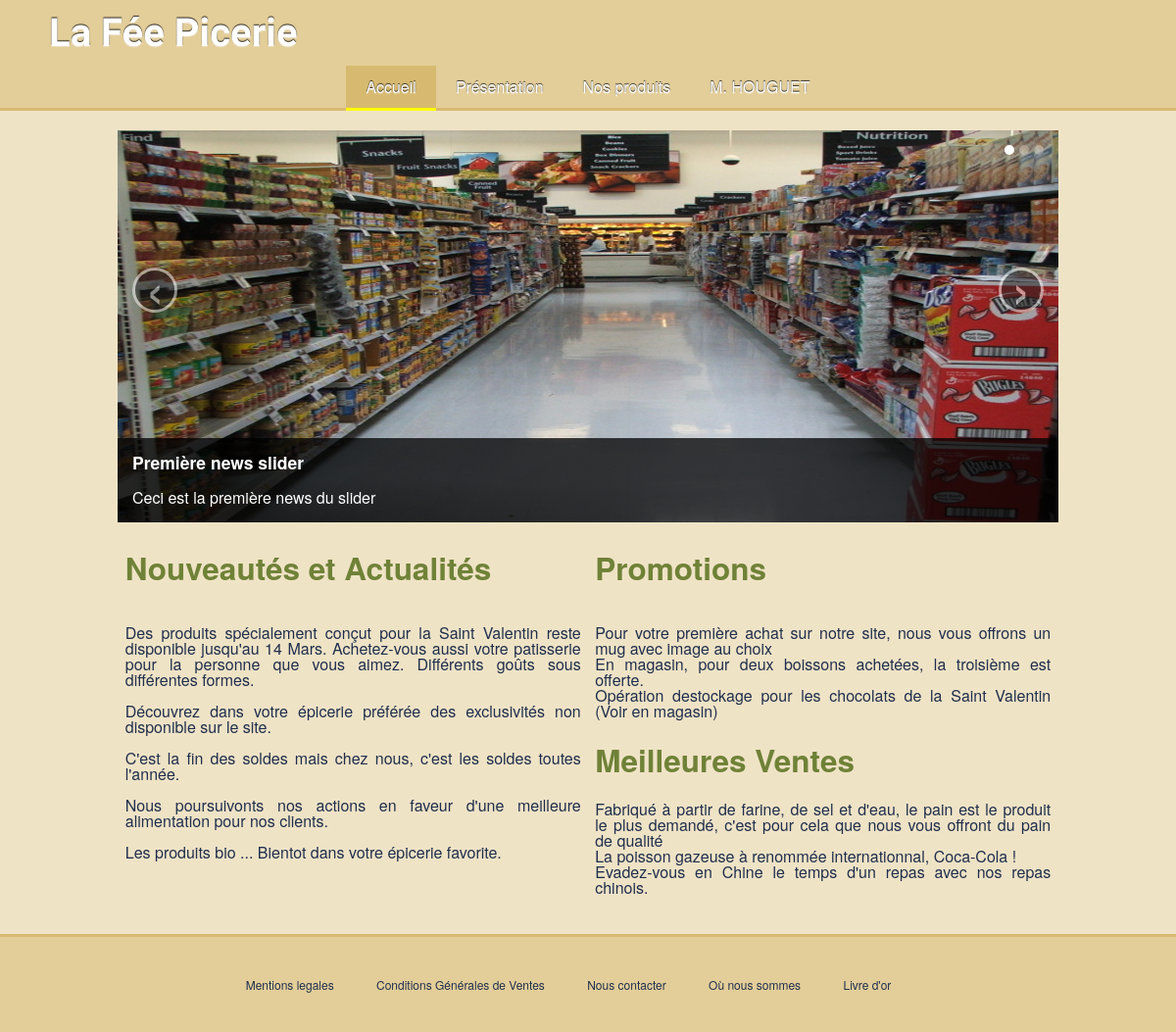
Page /?page=accueil (signed in) on the committed database.
### tables this page shows
CREATE TABLE IF NOT EXISTS `news` (
  `news_id` int(11) NOT NULL AUTO_INCREMENT,
  `news_libelle` varchar(30) NOT NULL,
  `news_content` varchar(255) NOT NULL,
  `news_type` varchar(30) NOT NULL,
  `news_image` varchar(30) NOT NULL,
  PRIMARY KEY (`news_id`)
);

### webroot/index.php (called while the page is built, shortened)
<?php
require ROOT.DS.'controller/globalController.php';
?>

### model/getSlider.php (called while the page is built)
<?php
function getSlider()
{
	global $db;
	$req = $db->query('SELECT * FROM news WHERE news_type = "slider"');
	return $req->fetchAll();
}
 ?>

### view/pages/accueil.php (the view, shortened to what this page needs)
<div id="myCarousel" class="carousel slide">
	  <ol class="carousel-indicators">
	    <li data-target="#myCarousel" data-slide-to="0" class="active"></li>
	    <li data-target="#myCarousel" data-slide-to="1"></li>
	    <li data-target="#myCarousel" data-slide-to="2"></li>
	  </ol>
	  <div class="carousel-inner">
	  	<?php foreach ($slide as $s): ?>
	  		<div class="active item">
		    	<img src="<?php echo 'img/'.$s['news_image'].'.jpg' ?>">
		    	<div class="carousel-caption">
		    		<h4><?php echo $s['news_libelle'] ?></h4>
		    		<p><?php echo $s['news_content'] ?></p>
		    	</div>
	  		</div>
	  	<?php endforeach ?>
	  <a class="carousel-control left" href="#myCarousel" data-slide="prev">&lsaquo;</a>
	  <a class="carousel-control right" href="#myCarousel" data-slide="next">&rsaquo;</a>
	</div>
	<div class="new">
		<h2>Nouveautés et Actualités</h2><br>
			<ul>
				<li>Des produits spécialement conçut pour la Saint Valentin reste disponible jusqu'au 14 Mars. Achetez-vous aussi votre patisserie pour la personne que vous aimez. Différents goûts sous différentes formes.</li> <br>
				<li> Découvrez dans votre épicerie préférée des exclusivités non disponible sur le site.</li> <br>
				<li>C'est la fin des soldes mais chez nous, c'est les soldes toutes l'année.</li> <br>
				<li>Nous poursuivonts nos actions en faveur d'une meilleure alimentation pour nos clients.</li><br>
				<li>Les produits bio ... Bientot dans votre épicerie favorite.</li> <br>
			</ul>
	</div>
	<div class="section">
		<div class="promo">
			<h2>Promotions</h2><br>
				<ul>
					<li> Pour votre première achat sur notre site, nous vous offrons un mug avec image au choix </li>
					<li> En magasin, pour deux boissons achetées, la troisième est offerte.</li>
					<li> Opération destockage pour les chocolats de la Saint Valentin (Voir en magasin)</li>
		</div>
		<div class="meilleure">
			<h2>Meilleures Ventes</h2>
				<ul>
					<li> Fabriqué à partir de farine, de sel et d'eau, le pain est le produit le plus demandé, c'est pour cela que nous vous offront du pain de qualité</li>
					<li> La poisson gazeuse à renommée internationnal, Coca-Cola !</li>
					<li> Evadez-vous en Chine le temps d'un repas avec nos repas chinois. </li>
				</ul>
		</div>
	</div>
</div>

### webroot/css/default.css (style rules this page uses)
html { height: 100%; }
body { height: 100%; font-size: 12pt; color: #202f4d; background-color: #efe3c6; margin:0; padding:0; font-family: "Helvetica Neue", Helvetica, Arial, sans-serif; }
h1, h2, h3, h4, h5 { color: #6f8237; text-align: left; }
h2 { font-size: 31.5px; }
h4 { font-size: 17.5px; }
a { color: #4374e0; text-decoration: none; }
p { text-align: justify; }
ul { padding: 0; margin: 0; }
li { list-style: none; padding: 0; margin: 0; }
.new, .section { display: inline-block; width: 465px; text-align: justify; margin: 5px; vertical-align: top; }
.carousel { position: relative; margin-bottom: 20px; margin-top: 20px; line-height: 1; }
.carousel-inner { position: relative; width: 100%; overflow: hidden; background-color: #d7ba6f; }
.carousel-inner > .item { position: relative; display: none; -webkit-transition: 0.6s ease-in-out left; -moz-transition: 0.6s ease-in-out left; -o-transition: 0.6s ease-in-out left; transition: 0.6s ease-in-out left; }
.carousel-inner > .item > img, .carousel-inner > .item > a > img { display: block; line-height: 1; }
.carousel-inner > .active, .carousel-inner > .next, .carousel-inner > .prev { display: block; }
.carousel-inner > .active { left: 0; }
.carousel-control { position: absolute; top: 40%; left: 15px; width: 40px; height: 40px; margin-top: -20px; font-size: 60px; font-weight: 100; line-height: 30px; color: #ffffff; text-align: center; background: #222222; border: 3px solid #ffffff; -webkit-border-radius: 23px; -moz-border-radius: 23px; border-radius: 23px; opacity: 0.5; filter: alpha(opacity=50); }
.carousel-control.right { right: 15px; left: auto; }
.carousel-indicators { position: absolute; top: 15px; right: 15px; z-index: 5; margin: 0; list-style: none; }
.carousel-indicators li { display: block; float: left; width: 10px; height: 10px; margin-left: 5px; text-indent: -999px; background-color: #ccc; background-color: rgba(255, 255, 255, 0.25); border-radius: 5px; }
.carousel-indicators .active { background-color: #fff; }
.carousel-caption { position: absolute; right: 0; bottom: 0; left: 0; padding: 15px; background: #333333; background: rgba(0, 0, 0, 0.75); }
.carousel-caption h4, .carousel-caption p { line-height: 20px; color: #ffffff; }
.carousel-caption h4 { margin: 0 0 5px; }
.carousel-caption p { margin-bottom: 0; }
.carousel img { width: 100%; height: 400px; }

### rows in the picture
news: news_image (picture), news_libelle "Première news slider", news_content "Ceci est la première news du slider"

### other values in the picture
$_SESSION['civilite'] "M"
$_SESSION['nom'] "HOUGUET"
